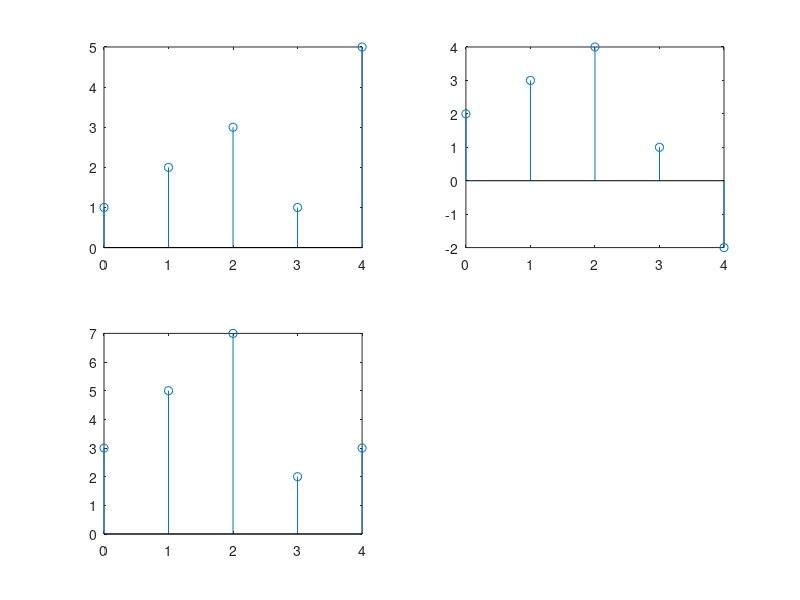

Write MATLAB code to recreate this figure.
clc;
close all;
clear all;
n=0:1:4;
x1=[1 2 3 1 5];
x2=[2 3 4 1 -2];
subplot(2,2,1);
stem(n,x1);
subplot(2,2,2);
stem(n,x2);
subplot(2,2,3);
add=x1+x2;
stem(n,add);
